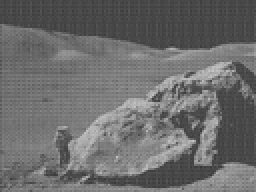
%> input picture MoonLanding.bmp, 128 x 96 px, shrunk from 630 x 474 before the run (shown 2 times larger)
$ octave part2_MoonLanding_ideal.m   (GNU Octave 9; MATLAB toolbox functions it lacks are replaced by stand-ins)
%> lines starting %> are read from the running program, lines starting %| are printed output that depends on the picture; in (x1, y1, x2, y2) boxes, pixels count from 0 and x2, y2 are one past the last pixel; in counts of white or black regions, pixels touching at a corner belong together; the program's own positions count from 1
clc; clear; close all;
fnts=20;I=imread('MoonLanding.bmp');[X, Y]=size(I);
%> further down, I is the input picture: size 96x128 uint8; min 55, max 197, mean 108.1
%> after `[X, Y]=size(I)`: X = 96; Y = 128
JF=fft2(I); JFS=fftshift(JF); FS=JFS;JFO = JFS;
JFT=log(abs(FS)+1);
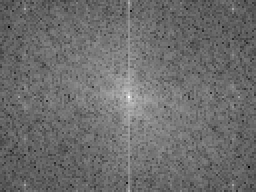
%> JFT: size 96x128 double (shown 2 times larger); min 1.23, max 14.1, mean 6.72; drawn with min black and max white
Jmin=min(min(JFT)); Jmax=max(max(JFT)); JFT=(JFT-Jmin)/Jmax;
%> after `Jmin=min(min(JFT))`: Jmin = 1.23
%> after `Jmax=max(max(JFT))`: Jmax = 14.1
th=mean(mean(JFT));
%> th = 0.39
[un, vn] = find(JFT>th*1.5);
%> un = 107 values from 2 to 96; vn = 107 values from 10 to 120
D0 = 6; H = ones(size(I));
for i=1:X
    for j=1:Y
        for k = 1:length(un)
            D(k) = sqrt((i-un(k))^2+(j-vn(k))^2);
        end
        if(sum(D<D0)>=1)
            H(i,j)=0;
        end
    end
end
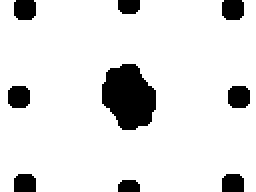
%> H: size 96x128 double (shown 2 times larger); values 0 (black) and 1 (white), 88.6% white; 9 black regions, largest, box (x1, y1, x2, y2) and area: (51, 32, 78, 65) 659, (4, 43, 15, 54) 109, (114, 43, 125, 54) 109
%> after the loop, D = 107 values, max 146.6 at index 2, min 11.4 at index 106, mean 79.5
W=45; H(X/2-W:X/2+1+W,Y/2-W:Y/2+W+1)=1;
%> after `H(X/2-W:X/2+1+W,Y/2-W:Y/2+W+1)=1`:
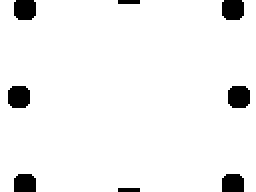
%> H: size 96x128 double (shown 2 times larger); values 0 (black) and 1 (white), 94.7% white; 8 black regions, largest, box (x1, y1, x2, y2) and area: (4, 43, 15, 54) 109, (114, 43, 125, 54) 109, (7, 0, 18, 10) 102
JFS=FS.*H;JK=real(ifft2(ifftshift(JFS)));
Jmin=min(min(JK)); Jmax=max(max(JK)); JFR=(JK-Jmin)/Jmax;
%> after `Jmin=min(min(JK))`: Jmin = 57.89
%> after `Jmax=max(max(JK))`: Jmax = 200.1
%> after `JFR=(JK-Jmin)/Jmax`:
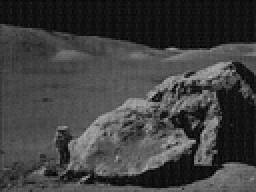
%> JFR: size 96x128 double (shown 2 times larger); min 0, max 0.711, mean 0.251
JFF=log(abs(JFS)+1);
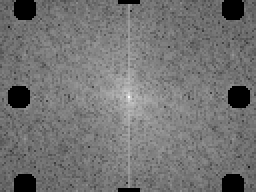
%> JFF: size 96x128 double (shown 2 times larger); min 0, max 14.1, mean 6.39; drawn with min black and max white
Jmin=min(min(JFF)); Jmax=max(max(JFF)); JFF=(JFF-Jmin)/Jmax;
%> after `Jmin=min(min(JFF))`: Jmin = 0
%> after `Jmax=max(max(JFF))`: Jmax = 14.1
figure(1); imshow(I);title('Original Image','FontSize',fnts);
figure(2); imshow(JFT);title('FFT of Original Image','FontSize',fnts);
figure(3);imagesc(H);colormap(gray);
title('Filter in freq domain','FontSize',fnts);
figure(4);imshow(JFR);title('Filtered Image','FontSize',fnts);
figure(5); imshow(JFF);title('FFT of filtered Image','FontSize',fnts);
